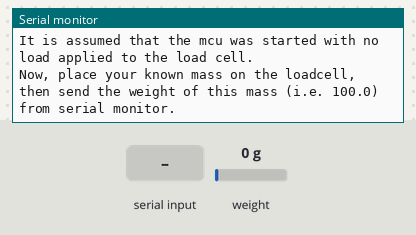
This sketch was run on a simulated Arduino Nano, built with avr-gcc and run on an emulated ATmega328P. Parts: the last lines printed to the serial monitor. Inputs (shaded band) come from the test bench; at power-on: weight on the scale 0 g. EEPROM starts erased.

Above: at 3.2 s.
3.3 s: "90,45\n" received over Serial
At 3.8 s:
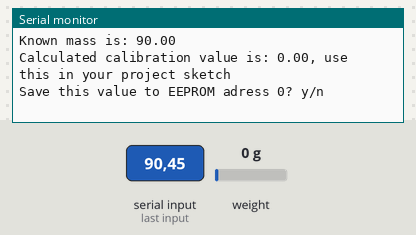
4.8 s: "y90\n" received over Serial
At 5.32 s:
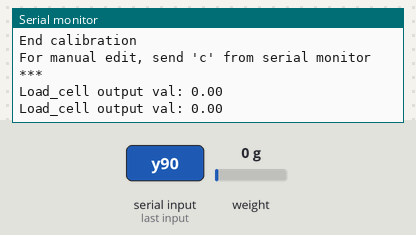
6.3 s: "t90\n" received over Serial
7.8 s: "c90\n" received over Serial
At 9.0 s:
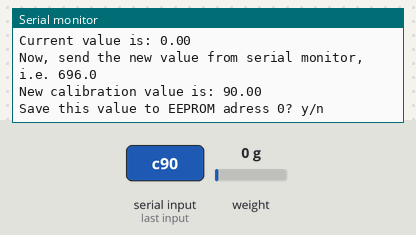
9.3 s: "y,45\n" received over Serial
At 10.03 s:
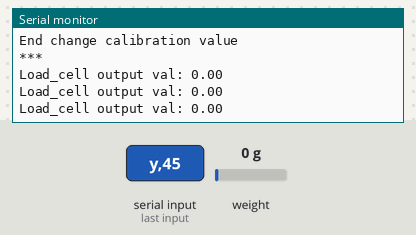
10.8 s: weight on the scale set to 100 g
At 11.03 s:
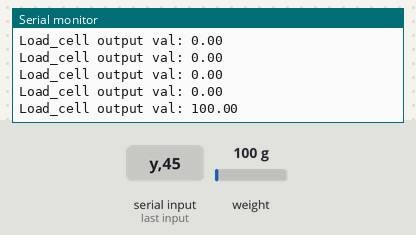

The sketch:

Calibration.ino
```cpp
//-------------------------------------------------------------------------------------
// HX711_ADC.h
// Arduino master library for HX711 24-Bit Analog-to-Digital Converter for Weigh Scales
// Olav Kallhovd sept2017
// Tested with      : HX711 asian module on channel A and YZC-133 3kg load cell
// Tested with MCU  : Arduino Nano, ESP8266
//-------------------------------------------------------------------------------------
// This is an example sketch on how to use this library
// Settling time (number of samples) and data filtering can be adjusted in the config.h file
// This example shows how to calibrate the load cell and optionally save the calibration
// value to EEPROM, and also how to change the value.
// The value can later be fetched from EEPROM in your project sketch.
#include <HX711_ADC.h>
#include <EEPROM.h>
//HX711 constructor (dout pin, sck pin):
HX711_ADC LoadCell(5, 4);
int eepromAdress = 0;
unsigned long t = 0;
void calibrate() {
  Serial.println("***");
  Serial.println("Start calibration:");
  Serial.println("It is assumed that the mcu was started with no load applied to the load cell.");
  Serial.println("Now, place your known mass on the loadcell,");
  Serial.println("then send the weight of this mass (i.e. 100.0) from serial monitor.");
  float m = 0;
  boolean f = 0;
  while (f == 0) {
    LoadCell.update();
    if (Serial.available() > 0) {
      m = Serial.parseFloat();
      if (m != 0) {
        Serial.print("Known mass is: ");
        Serial.println(m);
        f = 1;
      }
      else {
        Serial.println("Invalid value");
      }
    }
  }
  float c = LoadCell.getData() / m;
  LoadCell.setCalFactor(c);
  Serial.print("Calculated calibration value is: ");
  Serial.print(c);
  Serial.println(", use this in your project sketch");
  f = 0;
  Serial.print("Save this value to EEPROM adress ");
  Serial.print(eepromAdress);
  Serial.println("? y/n");
  while (f == 0) {
    if (Serial.available() > 0) {
      char inByte = Serial.read();
      if (inByte == 'y') {
        #if defined(ESP8266)
        EEPROM.begin(512);
        #endif
        EEPROM.put(eepromAdress, c);
        #if defined(ESP8266)
        EEPROM.commit();
        #endif
        EEPROM.get(eepromAdress, c);
        Serial.print("Value ");
        Serial.print(c);
        Serial.print(" saved to EEPROM address: ");
        Serial.println(eepromAdress);
        f = 1;
      }
      else if (inByte == 'n') {
        Serial.println("Value not saved to EEPROM");
        f = 1;
      }
    }
  }
  Serial.println("End calibration");
  Serial.println("For manual edit, send 'c' from serial monitor");
  Serial.println("***");
}
void changeSavedCalFactor() {
  float c = LoadCell.getCalFactor();
  boolean f = 0;
  Serial.println("***");
  Serial.print("Current value is: ");
  Serial.println(c);
  Serial.println("Now, send the new value from serial monitor, i.e. 696.0");
  while (f == 0) {
    if (Serial.available() > 0) {
      c = Serial.parseFloat();
      if (c != 0) {
        Serial.print("New calibration value is: ");
        Serial.println(c);
        LoadCell.setCalFactor(c);
        f = 1;
      }
      else {
        Serial.println("Invalid value, exit");
        return;
      }
    }
  }
  f = 0;
  Serial.print("Save this value to EEPROM adress ");
  Serial.print(eepromAdress);
  Serial.println("? y/n");
  while (f == 0) {
    if (Serial.available() > 0) {
      char inByte = Serial.read();
      if (inByte == 'y') {
        #if defined(ESP8266)
        EEPROM.begin(512);
        #endif
        EEPROM.put(eepromAdress, c);
        #if defined(ESP8266)
        EEPROM.commit();
        #endif
        EEPROM.get(eepromAdress, c);
        Serial.print("Value ");
        Serial.print(c);
        Serial.print(" saved to EEPROM address: ");
        Serial.println(eepromAdress);
        f = 1;
      }
      else if (inByte == 'n') {
        Serial.println("Value not saved to EEPROM");
        f = 1;
      }
    }
  }
  Serial.println("End change calibration value");
  Serial.println("***");
}
void setup() {
  Serial.begin(9600); delay(10);
  Serial.println();
  Serial.println("Starting...");
  LoadCell.begin();
  long stabilisingtime = 2000; // tare preciscion can be improved by adding a few seconds of stabilising time
  LoadCell.start(stabilisingtime);
  if (LoadCell.getTareTimeoutFlag()) {
    Serial.println("Tare timeout, check MCU>HX711 wiring and pin designations");
  }
  else {
    LoadCell.setCalFactor(1.0); // user set calibration value (float)
    Serial.println("Startup + tare is complete");
  }
  while (!LoadCell.update());
  calibrate();
}
void loop() {
  //update() should be called at least as often as HX711 sample rate; >10Hz@10SPS, >80Hz@80SPS
  //longer delay in sketch will reduce effective sample rate (be carefull with delay() in the loop)
  LoadCell.update();
  //get smoothed value from the data set
  if (millis() > t + 250) {
    float i = LoadCell.getData();
    Serial.print("Load_cell output val: ");
    Serial.println(i);
    t = millis();
  }
  //receive from serial terminal
  if (Serial.available() > 0) {
    char inByte = Serial.read();
    if (inByte == 't') LoadCell.tareNoDelay();
    else if (inByte == 'c') changeSavedCalFactor();
  }
  //check if last tare operation is complete
  if (LoadCell.getTareStatus() == true) {
    Serial.println("Tare complete");
  }
}
```

Measured:
- after the input at 3.3 s, the serial monitor: prints a new line at once (image 1)
- after the input at 4.8 s, the serial monitor: prints a new line at once (image 2)
- after the input at 7.8 s, the serial monitor: prints a new line at once (image 3)
- after the input at 9.3 s, the serial monitor: prints a new line at once (image 4)
- after the input at 10.8 s, the serial monitor: prints a new line after 0.05 s (image 5)
